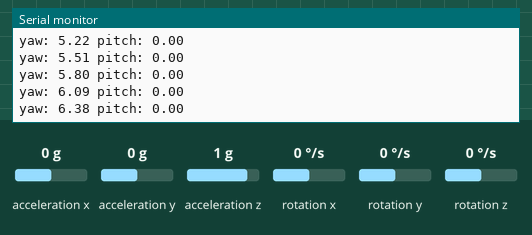
Bench run of a sketch on a simulated Arduino Uno, built with avr-gcc and run on an emulated ATmega328P. Parts: the last lines printed to the serial monitor. Inputs (shaded band) come from the test bench; at power-on: acceleration x 0 g, acceleration z 1 g, rotation x 0 °/s, rotation y 0 °/s, acceleration y 0 g, rotation z 0 °/s. No radio packets arrive unless stated.

Above: at 3.3 s.
3.4 s: acceleration x set to -1.4 g
At 3.44 s:
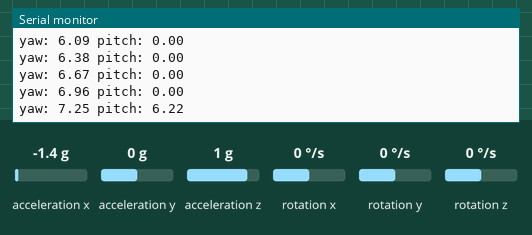
4.9 s: acceleration z set to -1.4 g
At 4.91 s:
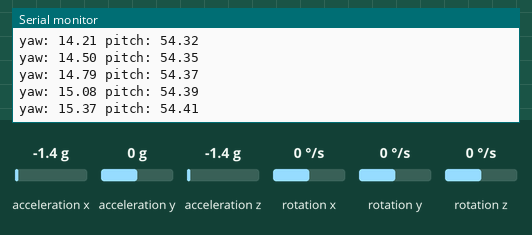
7.9 s: rotation x set to -192 °/s
At 7.91 s:
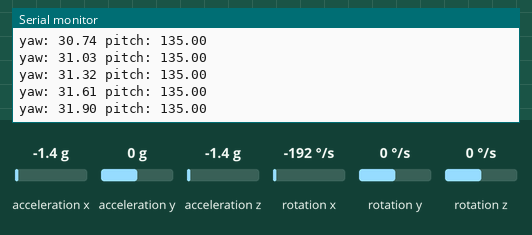
10.9 s: rotation y set to -192 °/s
At 10.9 s:
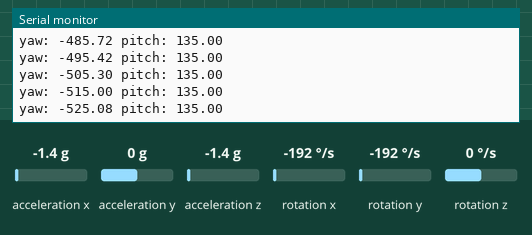
Timing chart, 0 to 13.9 s (numbered marks = the images above; inputs shaded):
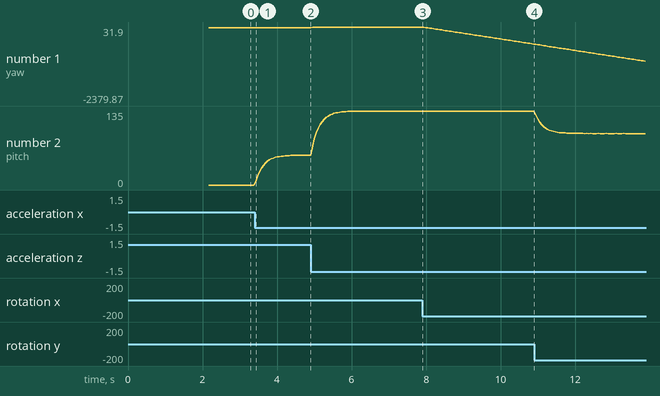

Measured:
- after the input at 3.4 s, the serial monitor: prints a new line at once (image 1)
- plotted number 1: 6.96 → 15.37 after the input at 3.4 s
- plotted number 2: 0 → 54.41 after the input at 3.4 s

The sketch:

ArduinoPromini_BoGui.ino
```cpp
#include <Wire.h>
#include <SPI.h>
#include <nRF24L01.h>
#include <RF24.h>
#include "MPU6050.h"

/* === NRF === */
RF24 radio(9,10);
const byte address[6] = "00001";

struct Data_Package {
  float yaw; //xoay
  float pitch; //gat
  bool isReset; // Co bao hieu reset
};
Data_Package data;

/* === MPU === */
MPU6050 mpu;

float yaw = 0, pitch = 0, yaw0 = 0;
unsigned long lastTime = 0;
unsigned long lastSend = 0;
const unsigned long SEND_INTERVAL = 50;
unsigned long sendCount = 0;

void setup() {
  Serial.begin(9600);
  delay(2000);

  Wire.begin();
  Wire.setClock(10000);

  mpu.initialize();
  mpu.setSleepEnabled(false);

  if (!mpu.getDeviceID()) {
    Serial.println("MPU FAIL");
    while (1);
  }

  radio.begin();
  radio.openWritingPipe(address);
  radio.setPALevel(RF24_PA_HIGH);
  radio.setDataRate(RF24_250KBPS);
  radio.setAutoAck(false);
  radio.stopListening();

  // --- LOGIC GỬI TÍN HIỆU RESET KHI MỚI KHỞI ĐỘNG ---
  Serial.println("Sending Reset Signal to Receiver...");
  data.isReset = true;
  for(int i = 0; i < 10; i++) { // Gửi 10 lần để đảm bảo bộ nhận nhận được
    radio.write(&data, sizeof(data));
    delay(10);
  }
  data.isReset = false; // Trả về false để bắt đầu truyền dữ liệu bình thường
  // ----------------------------------------------

  lastTime = millis();
  lastSend = millis();
  Serial.println("MPU RAW MODE OK");
}

void loop() {
  int16_t ax, ay, az, gx, gy, gz;
  mpu.getMotion6(&ax, &ay, &az, &gx, &gy, &gz);

  unsigned long now = millis();
  float dt = (now - lastTime) / 1000.0;
  lastTime = now;

  if (dt > 0.1) dt = 0.01;


  float accpitch  = atan2(-ax, az) * 180 / M_PI;
  pitch += (gy / 131.0) * dt;
  pitch = pitch * 0.98 + accpitch * 0.02;

  yaw0 += (gx / 131.0) * dt;


  // GỬI DỮ LIỆU
  // data.yaw = yaw ;
  // data.pitch = pitch;
  // data.isReset = false;

  if (now - lastSend >= SEND_INTERVAL) {
    lastSend = now;
    sendCount++;
    yaw = yaw0 + 0.29 * sendCount;
      data.yaw = yaw ;
      data.pitch = pitch;
      data.isReset = false;
    radio.write(&data, sizeof(data));
    Serial.print("yaw: "); Serial.print(yaw);
    Serial.print(" pitch: "); Serial.println(pitch);
  }
}
```
